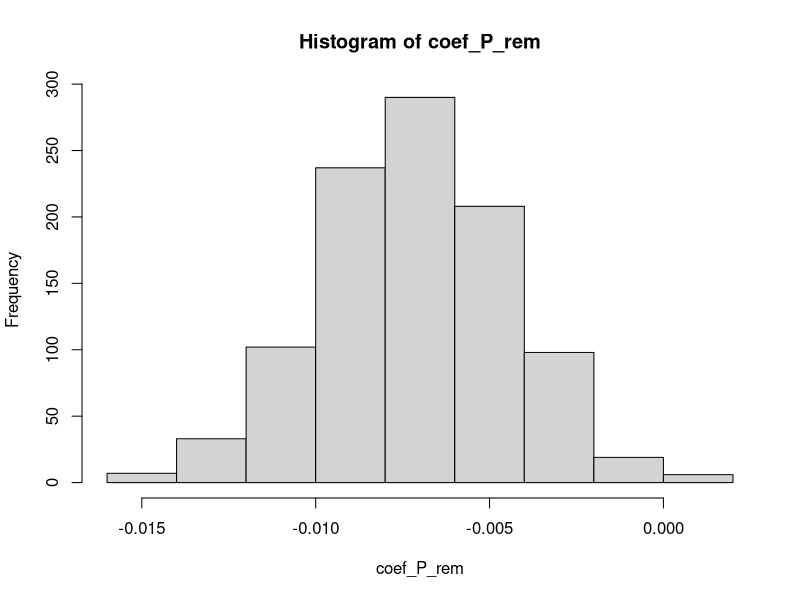
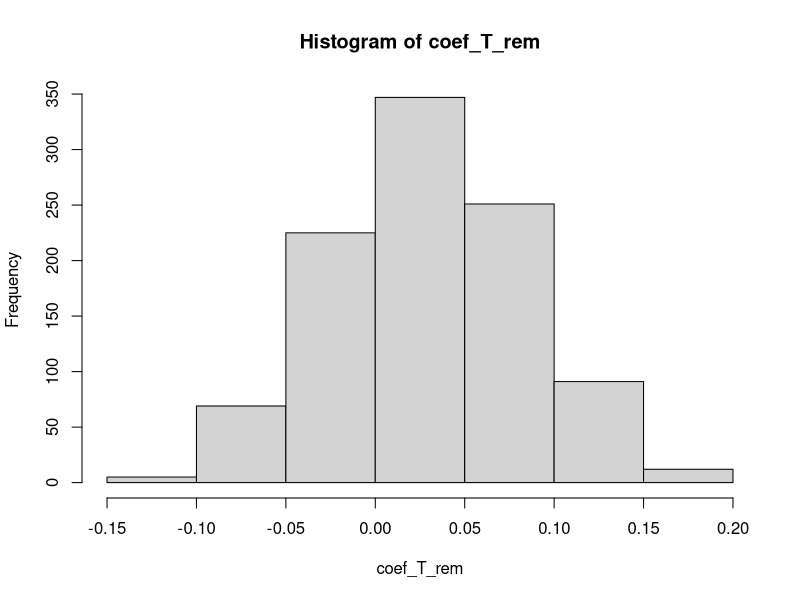
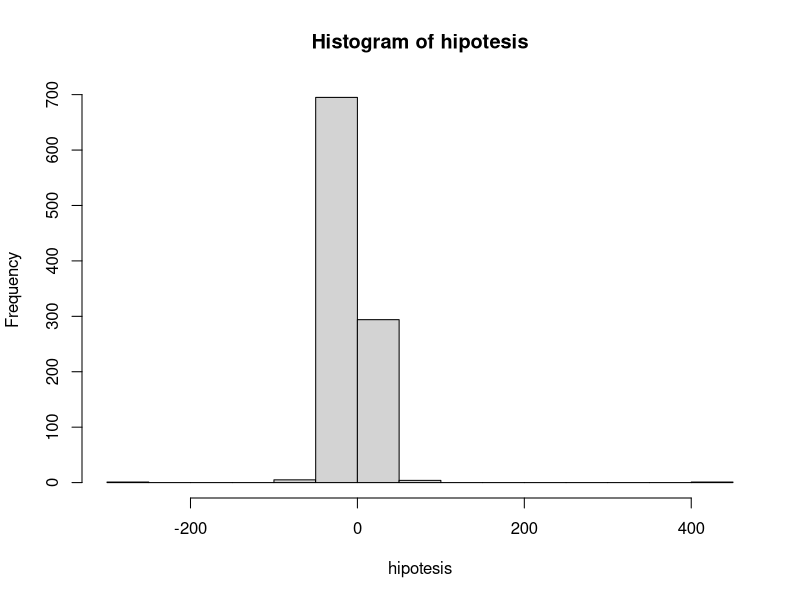

These figures' R source, in order:
## Ejemplo boostrap regresion
T =c(15.1,13.3,15.3,13.3,14.6,15.6,13.1,13.1,15.0,11.7,15.3,14.4,14.4,12.7,
     11.7,11.9,15.9,13.4,14.0,13.9,12.9,15.1,13.0)
P= c(67,52,88,61,32,36,72,43,92,32,86,28,57,55,66,26,28,96,48,90,86,78,87)
Y=c( 2.55, 1.85,2.05,2.88,3.13,2.21,2.43,2.69,2.55,2.84,2.47,
     2.69,2.52,2.31,2.07,2.35,2.98,1.98,2.53,2.21,2.62,1.78,2.30)
datosex=data.frame(cbind(T,P,Y))
head(datosex)

# Modelo de Regresión.
modelo = lm(Y~T+P, datosex)
summary(modelo)

# Containers for the coefficients
coef_int_rem <- NULL
coef_T_rem <- NULL
coef_P_rem <- NULL
B=1000
set.seed(1234)
for (i in 1:B) {
  #Creating a resampled dataset from the sample data
  remues = datosex[sample(1:nrow(datosex), nrow(datosex), replace = TRUE), ]
  
  #Ejecutando la regresion
  modelo_bootstrap <- lm(Y ~ T+P, data = remues)
  
  #Guardando los coeficientes
  coef_int_rem<-
    c(coef_int_rem, modelo_bootstrap$coefficients[1])
  coef_T_rem <-
    c(coef_T_rem, modelo_bootstrap$coefficients[2])
  
  coef_P_rem <-
    c(coef_P_rem, modelo_bootstrap$coefficients[3])
}
# Diemnsión de los vectores de los coeficientes estimados.
length(coef_T_rem)
length(coef_P_rem)

# Intervalo de confianza del 95% para Beta1 (temperatura):
li=sort(coef_T_rem)[25]
ls=sort(coef_T_rem)[975]
ic95=c(li,ls)
ic95
# El cero queda incluido. No se rechaza H0.

# Intervalo de confianza del 95% para Beta2 (precipitación):
li=sort(coef_P_rem)[25]
ls=sort(coef_P_rem)[975]
ic95=c(li,ls)
ic95
# El cero no está incluido. Se rechaza H0.


# Probar una hipótesis no lineal:
#H_0: B_1/B_2=0.5 vs H_a: B_1/B_2\neq 0.5 
hipotesis = coef_T_rem /coef_P_rem
li=sort(hipotesis)[25]
ls=sort(hipotesis)[975]
ic95=c(li,ls)
ic95
# El 0.5 esta incluido. No se rechaza H0.

# Histogramas
hist(coef_P_rem)
hist(coef_T_rem)
hist(hipotesis)
